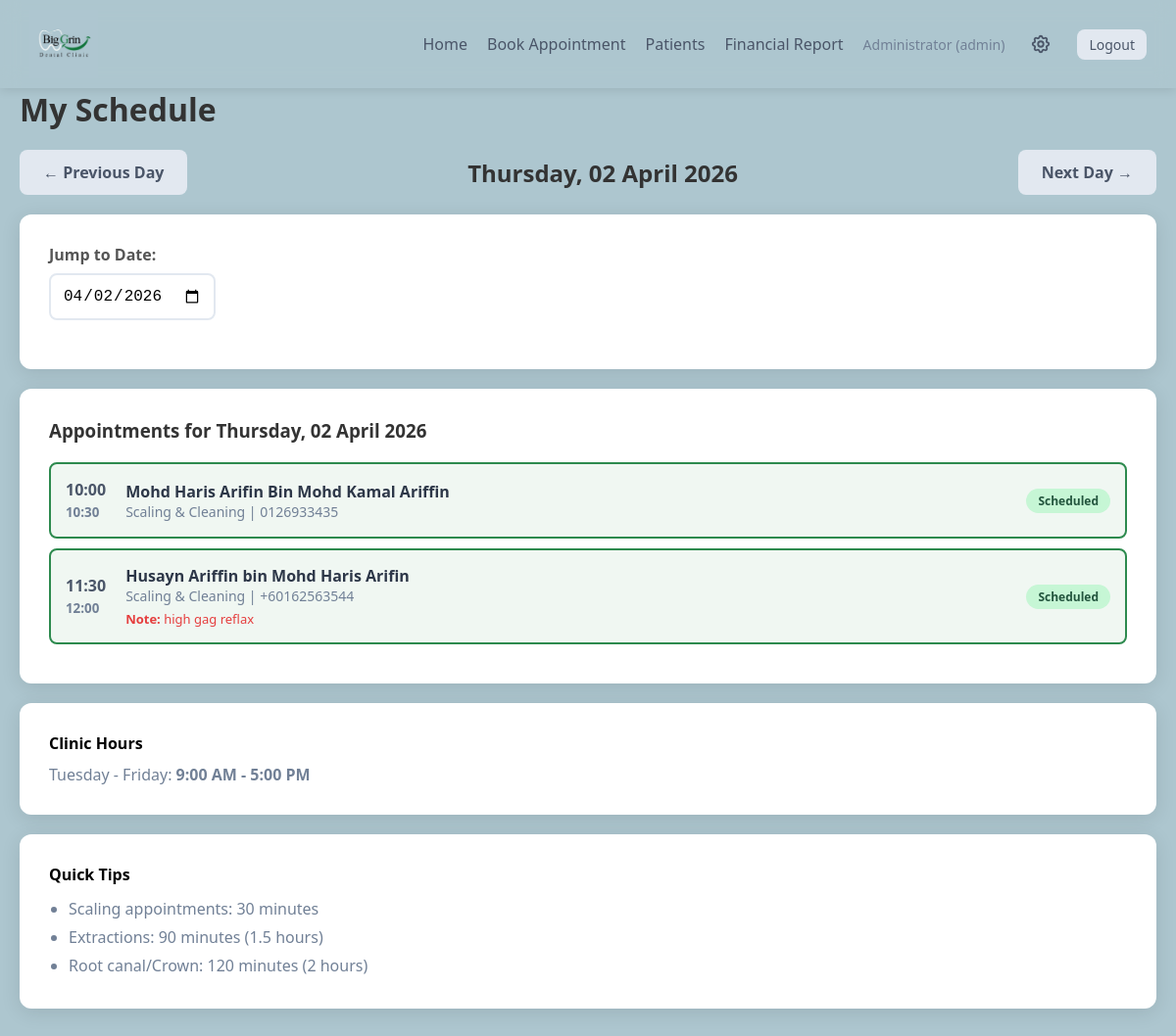
Screenshot of /doctor/schedule?date=2026-04-02 (signed in) with the database file from the repository.
### app.py (models this page shows)
class Appointment(db.Model):
    id = db.Column(db.Integer, primary_key=True)
    patient_id = db.Column(db.Integer, db.ForeignKey('patient.id'), nullable=False)
    appointment_date = db.Column(db.Date, nullable=False)
    start_time = db.Column(db.Time, nullable=False)
    end_time = db.Column(db.Time, nullable=False)
    appointment_type = db.Column(db.String(50), nullable=False)
    status = db.Column(db.String(20), default='scheduled')  # 'scheduled', 'completed', 'cancelled'
    notes = db.Column(db.Text, nullable=True)
    fee = db.Column(db.Integer, nullable=True)  # Fee in RM
    payment_status = db.Column(db.String(20), default='pending')  # 'pending', 'paid', 'refunded'
    payment_method = db.Column(db.String(50), nullable=True)  # 'cash', 'card', 'online'
    patient = db.relationship('Patient', backref='appointments')

class Patient(db.Model):
    id = db.Column(db.Integer, primary_key=True)
    name = db.Column(db.String(100), nullable=False)
    phone = db.Column(db.String(20), nullable=False)
    email = db.Column(db.String(120), nullable=True)
    address = db.Column(db.Text, nullable=True)
    nric = db.Column(db.String(20), nullable=True)
    is_foreign = db.Column(db.Boolean, default=False)
    signature = db.Column(db.Text, nullable=True)  # Base64 encoded signature
    pdpa_consent = db.Column(db.Boolean, default=False)  # PDPA consent for data storage
    pdpa_consent_date = db.Column(db.DateTime, nullable=True)  # When consent was given
    registered_at = db.Column(db.DateTime, default=datetime.now)

### app.py (the view)
@app.route('/doctor/schedule')
def doctor_schedule():
    if 'user_id' not in session:
        return redirect(url_for('login'))
    date_str = request.args.get('date', datetime.now().strftime('%Y-%m-%d'))
    selected_date = datetime.strptime(date_str, '%Y-%m-%d').date()
    appointments = Appointment.query.filter_by(
        appointment_date=selected_date
    ).filter(Appointment.status != 'cancelled').order_by(Appointment.start_time).all()
    prev_date = selected_date - timedelta(days=1)
    next_date = selected_date + timedelta(days=1)
    return render_template('doctor_schedule.html',
                         appointments=appointments,
                         selected_date=selected_date,
                         prev_date=prev_date,
                         next_date=next_date,
                         appointment_types=APPOINTMENT_TYPES,
                         clinic_hours=CLINIC_HOURS)

### templates/doctor_schedule.html (shortened to what this page needs)
{% extends "base.html" %}
{% block content %}
<h1>My Schedule</h1>
<div class="date-nav">
    <a href="{{ url_for('doctor_schedule') }}?date={{ prev_date.strftime('%Y-%m-%d') }}" class="btn btn-secondary">← Previous Day</a>
    <h2>{{ selected_date.strftime('%A, %d %B %Y') }}</h2>
    <a href="{{ url_for('doctor_schedule') }}?date={{ next_date.strftime('%Y-%m-%d') }}" class="btn btn-secondary">Next Day →</a>
</div>
<div class="card">
    <form method="GET" style="margin-bottom: 20px;">
        <label style="margin-bottom: 8px; display: block;">Jump to Date:</label>
        <input type="date" name="date" value="{{ selected_date.strftime('%Y-%m-%d') }}" onchange="this.form.submit()" style="width: auto;">
    </form>
</div>
<div class="card">
    <h3>Appointments for {{ selected_date.strftime('%A, %d %B %Y') }}</h3>
    {% if appointments %}
    <div style="margin-top: 20px;">
        {% for appt in appointments %}
        <div class="time-block occupied">
            <div class="time">
                {{ appt.start_time.strftime('%H:%M') }}<br>
                <small style="color: #718096;">{{ appt.end_time.strftime('%H:%M') }}</small>
            </div>
            <div class="patient-info">
                <div class="name">{{ appt.patient.name }}</div>
                <div class="type">{{ appointment_types[appt.appointment_type].name }} | {{ appt.patient.phone }}</div>
                {% if appt.notes %}
                <div style="font-size: 13px; color: #e53e3e; margin-top: 5px;">
                    <strong>Note:</strong> {{ appt.notes }}
                </div>
                {% endif %}
            </div>
            <div>
                <span class="badge badge-{{ appt.status }}">{{ appt.status.title() }}</span>
            </div>
        </div>
        {% endfor %}
    </div>
    {% else %}
    <div style="text-align: center; padding: 40px; color: #a0aec0;">
        <p style="font-size: 18px; margin-bottom: 10px;">No appointments scheduled</p>
        <p style="font-size: 14px;">You have a free day! 🎉</p>
    </div>
    {% endif %}
</div>
<div class="card" style="margin-top: 20px;">
    <h4>Clinic Hours</h4>
    <p style="margin-top: 10px; color: #718096;">
        {% set day = selected_date.weekday() %}
        {% if day == 0 %}
            <strong style="color: #e53e3e;">Monday - Closed</strong>
        {% elif day in [1, 2, 3, 4] %}
            Tuesday - Friday: <strong>9:00 AM - 5:00 PM</strong>
        {% else %}
            Saturday - Sunday: <strong>9:00 AM - 1:30 PM</strong>
        {% endif %}
    </p>
</div>
<div class="card" style="margin-top: 20px;">
    <h4>Quick Tips</h4>
    <ul style="margin-top: 10px; margin-left: 20px; color: #718096; line-height: 1.8;">
        <li>Scaling appointments: 30 minutes</li>
        <li>Extractions: 90 minutes (1.5 hours)</li>
        <li>Root canal/Crown: 120 minutes (2 hours)</li>
    </ul>
</div>
{% endblock %}

### templates/base.html (style rules this page uses)
* { margin: 0; padding: 0; box-sizing: border-box; }
body { font-family: 'Segoe UI', Tahoma, Geneva, Verdana, sans-serif; background: #ADC6CF; min-height: 100vh; padding-top: 70px; }
.card { background: white; border-radius: 12px; box-shadow: 0 4px 20px rgba(0,0,0,0.1); padding: 30px; margin-bottom: 20px; }
h1, h2, h3 { color: #333; margin-bottom: 20px; }
.btn { display: inline-block; padding: 12px 24px; border-radius: 8px; text-decoration: none; font-weight: 600; cursor: pointer; border: none; transition: all 0.3s ease; }
.btn-secondary { background: #e2e8f0; color: #4a5568; }
label { display: block; margin-bottom: 8px; font-weight: 600; color: #555; }
input[type="text"], input[type="password"], input[type="tel"], input[type="date"], input[type="time"], select, textarea { width: 100%; padding: 12px; border: 2px solid #e2e8f0; border-radius: 8px; font-size: 16px; transition: border-color 0.3s; }
.badge { display: inline-block; padding: 4px 12px; border-radius: 20px; font-size: 12px; font-weight: 600; }
.badge-scheduled { background: #c6f6d5; color: #22543d; }
.time-block { background: white; border: 2px solid #e2e8f0; border-radius: 8px; padding: 15px; margin-bottom: 10px; display: flex; justify-content: space-between; align-items: center; }
.time-block.occupied { border-color: #2d8a4e; background: #f0f7f2; }
.time-block .time { font-weight: 600; color: #4a5568; }
.patient-info { flex: 1; margin-left: 20px; }
.patient-info .name { font-weight: 600; color: #2d3748; }
.patient-info .type { font-size: 14px; color: #718096; }
.date-nav { display: flex; justify-content: space-between; align-items: center; margin-bottom: 20px; }
.date-nav h2 { margin: 0; }

### rows the page displays
Appointment: start_time "10:00", end_time "10:30", patient.name "Mohd Haris Arifin Bin Mohd Kamal Ariffin", appointment_type "Scaling & Cleaning", patient.phone "0126933435", status "Scheduled"
Appointment: start_time "11:30", end_time "12:00", patient.name "Husayn Ariffin bin Mohd Haris Arifin", appointment_type "Scaling & Cleaning", patient.phone "+60162563544", notes "high gag reflax", status "Scheduled"

### other values shown
{{ session.get('name') }} "Administrator"
{{ session.get('role') }} "admin"
{{ selected_date.strftime('%A, %d %B %Y') }} "Thursday, 02 April 2026"
